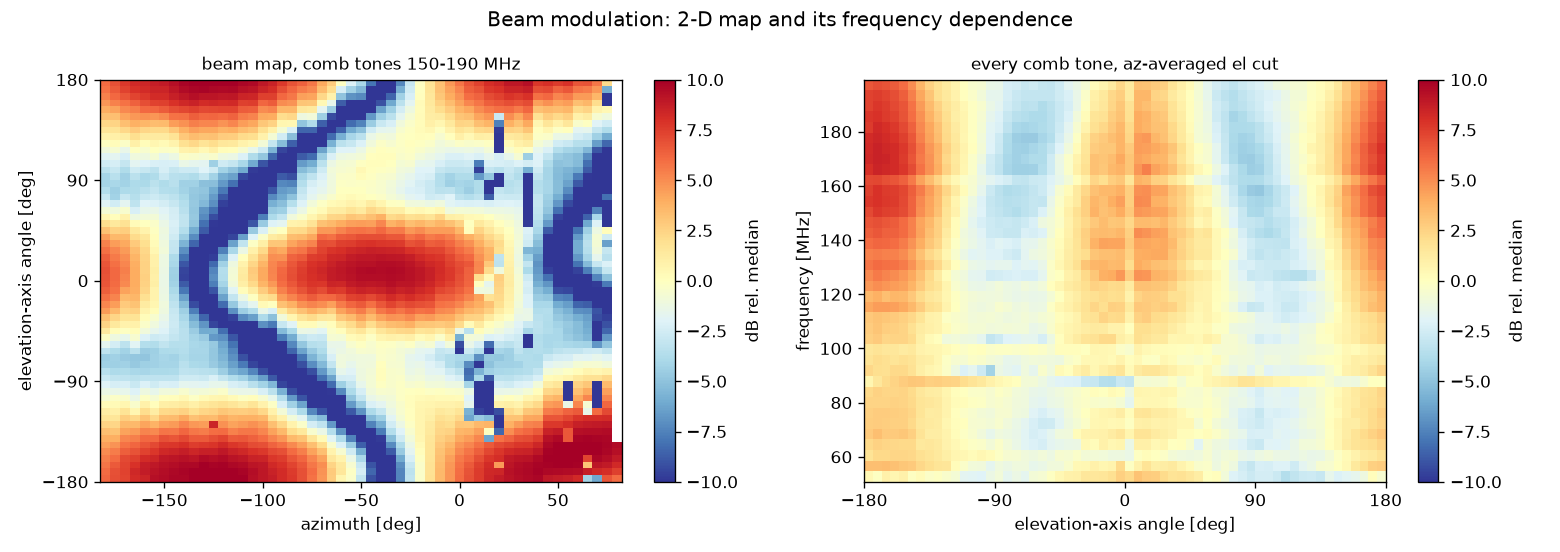

This chart was generated by the following Python code:
"""Fig 08: (a) clean beam map with bins matched to the sample step,
(b) the 'all frequencies' view -- referenced comb power vs (elevation, frequency)."""
import numpy as np, matplotlib; matplotlib.use("Agg")
import matplotlib.pyplot as plt
from importlib.machinery import SourceFileLoader
C=SourceFileLoader("C","00_common.py").load_module()
z=C.load(); tm,el,az=z["tm"],z["el"],z["az"]
S=np.load("tone_series.npz"); T4,T0,tf=S["T4"],S["T0"],S["freq"]
R=C.db(T4)-C.db(T0)                                  # (nint, ntone) referenced gain
R-=np.nanmedian(R,axis=0)

EE=np.arange(-180,181,6.0); AE=np.arange(-182.5,82.6,5.0)
ia=np.digitize(az,AE)-1; ie=np.digitize(el,EE)-1
def gmap(y):
    H=np.full((len(EE)-1,len(AE)-1),np.nan)
    for i in range(len(EE)-1):
        for j in range(len(AE)-1):
            m=(ie==i)&(ia==j)&np.isfinite(y)
            if m.sum(): H[i,j]=np.nanmedian(y[m])
    return H
def eprof(y):
    return np.array([np.nanmedian(y[(ie==i)&np.isfinite(y)]) if ((ie==i)&np.isfinite(y)).sum()>5
                     else np.nan for i in range(len(EE)-1)])

band=(tf>=150)&(tf<=190); H=gmap(np.nanmedian(R[:,band],axis=1))
W=np.array([eprof(R[:,k]) for k in range(R.shape[1])])   # (ntone, nel)
print(f"map: filled {np.isfinite(H).sum()}/{H.size}, peak {np.nanmax(H):+.1f} dB at "
      f"az={AE[np.nanargmax(H)%(len(AE)-1)]:.0f} el={EE[np.nanargmax(H)//(len(AE)-1)]:.0f}")
print("\nper-tone el-profile depth (max-min), every 4th tone:")
for k in range(0,len(tf),4):
    print(f"  {tf[k]:6.1f} MHz  depth {np.nanmax(W[k])-np.nanmin(W[k]):5.1f} dB")

fig,ax=plt.subplots(1,2,figsize=(13,4.6))
im=ax[0].pcolormesh(AE,EE,H,cmap="RdYlBu_r",vmin=-10,vmax=10)
ax[0].set_xlabel("azimuth [deg]"); ax[0].set_ylabel("elevation-axis angle [deg]")
ax[0].set_yticks([-180,-90,0,90,180]); ax[0].set_title("beam map, comb tones 150-190 MHz",fontsize=10)
fig.colorbar(im,ax=ax[0],label="dB rel. median")
Ec=.5*(EE[:-1]+EE[1:])
im=ax[1].pcolormesh(Ec,tf,W,cmap="RdYlBu_r",vmin=-10,vmax=10,shading="nearest")
ax[1].set_xlabel("elevation-axis angle [deg]"); ax[1].set_ylabel("frequency [MHz]")
ax[1].set_xticks([-180,-90,0,90,180]); ax[1].set_title("every comb tone, az-averaged el cut",fontsize=10)
fig.colorbar(im,ax=ax[1],label="dB rel. median")
fig.suptitle("Beam modulation: 2-D map and its frequency dependence")
fig.tight_layout(); fig.savefig("08_map_and_freq.png",dpi=120)
print("saved 08_map_and_freq.png")
